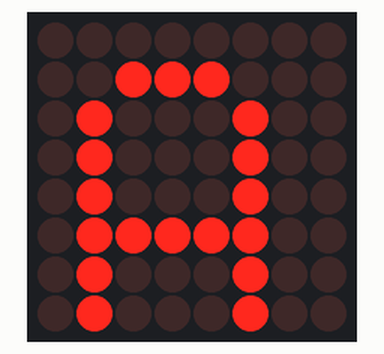
Recording of a sketch running on a simulated Arduino Uno, built with avr-gcc and run on an emulated ATmega328P. Parts: 8×8 LED matrix. Wiring (inferred from the names in the program): HT16K33 LED driver at I2C address 0x70.

Above: at 1.1 s.
At 1.6 s:
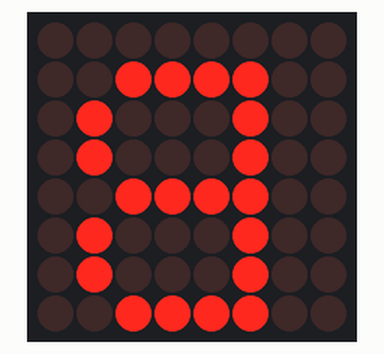
At 2.1 s:
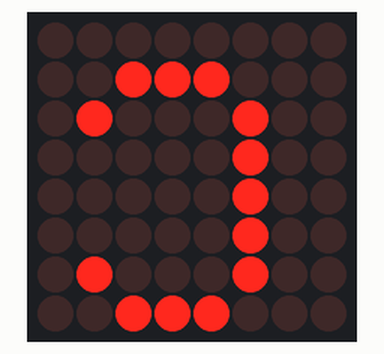
At 2.6 s:
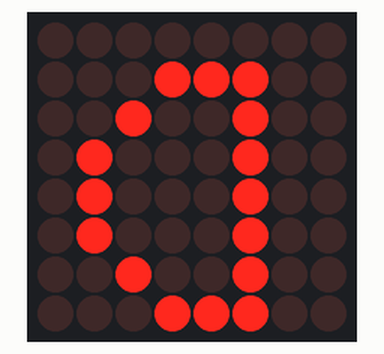
At 3.6 s:
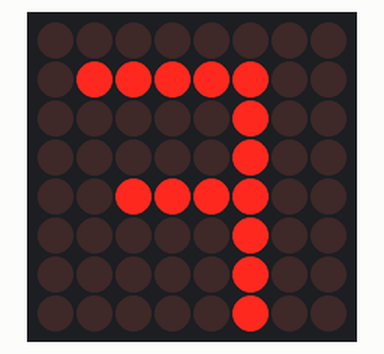
At 4.6 s:
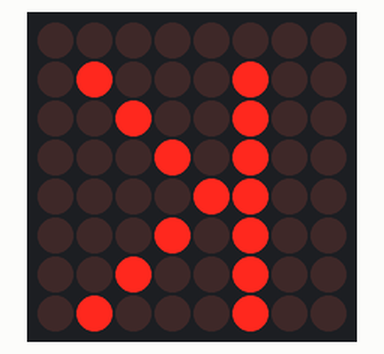

The sketch:

HT16K33_5x7x2.ino
```cpp
// test routine for HT16K33 dot LED driver
// for 8x8dot LED (ex. MOA20UB019G)
// made by Vaphio @ Oct.17, 2026
//

#include <Wire.h>
#include "hankaku_v.h"

const uint8_t HT16K33_addr=0x70;
const uint8_t HT16K33_init[4] = {0x21, 0x81, 0xA0, 0xEA};
const int dotWidth = 10;    // 5x7 dot x 2pcs

char msg[] = "KBDFGK ";
int msgSize = sizeof(msg) / sizeof(msg[0]) - 1;
const long codeSize = msgSize * charWidth;
uint8_t msgCode[256];
uint8_t digCode1[8];
uint8_t digCode2[8];
uint8_t dspCode1[8];
uint8_t dspCode2[8];
int index = 0;

void setup() {
  Wire.begin();
  for (uint8_t cmd : HT16K33_init) {
    sendCmd(cmd);
  }
  clearAll();
  delay(10);
  Serial.begin(9600);
  getCharCode(digCode1, 'K');
  getCharCode(digCode2, 'G');
//  getStrCode(msgCode, msg);
//  cutCode(msgCode, dspCode, index);
  rotCode(digCode1, dspCode1);
  rotCode(digCode2, dspCode2);
  setLED(dspCode1,2);
  delay(1000);
//  prnCode(dspCode1);
}

void loop() {
  char str[] = "ABCDEFGK";
  int size = sizeof(str) / sizeof(str[0]) -1;
  for (int i=0; i<size; i++) {
    getCharCode(digCode1, str[i]);
    rotCode(digCode1, dspCode1);
    setLED(dspCode1, 2);
    delay(500);
  }
  delay(1000);

}

void sendCmd(uint8_t cmd) {
  Wire.beginTransmission(HT16K33_addr);
  Wire.write(cmd);
  Wire.endTransmission();
}

void setLED(uint8_t* code, int offset) {
  for (int i=0; i<charHeight; i++) {
    Wire.beginTransmission(HT16K33_addr);
    Wire.write(i*2+offset);
    Wire.write(code[i]);
    Wire.endTransmission();
  }
}

void prnCode(uint8_t* code) {
  int stack;
  char s[charWidth];
  for (int i=0; i<charHeight; i++) {
    Serial.println(code[i], HEX);
  }
}

void getNumCode(uint8_t* code, int num) {
  for (int i=0; i<charWidth; i++) {
    code[i] = HANV[num+numOffset][i];
  }
}

void getCharCode(uint8_t* code, char alfa) {
  for (int i=0; i<charWidth; i++) {
    code[i] = HANV[alfa-codeOffset][i];
  }
}

void getStrCode(uint8_t* code, uint8_t* str) {
  uint8_t buf[charWidth];
  int offset = 0;
  for (int i=0; i<msgSize; i++) {
    getCharCode(buf, str[i]);
    for (int j=0; j<charWidth; j++) {
      code[j+offset] = buf[j];
    }
    offset += charWidth;
  }
}

void setStr(char* str, uint8_t* scode, uint8_t size) {
  uint8_t buf[charWidth];
  for (int i=0; i<size; i++) {
    getStrCode(buf, str[i]);
    for (int j=0; j<charWidth; j++) {
      scode[j + i*charWidth] = buf[j];
    }
  }
}

void setWindow(uint8_t* code, int offset, int size) {
  for (int i=0; i<dotWidth; i++) {
    Wire.beginTransmission(HT16K33_addr);
    Wire.write(i*2);
    Wire.write(code[(i+offset)%size]);
    Wire.endTransmission();
  }
}

void clearAll() {
  Wire.beginTransmission(HT16K33_addr);
  Wire.write(0x00);
  for (int i=0; i<16; i++) {
    Wire.write(0x00);
  }
  Wire.endTransmission();
}

void cutCode(uint8_t* org, uint8_t* target, int index) {
  for (int i; i<dotWidth; i++) {
    target[i] = org[(i + index) % codeSize];
  }
}

void rotCode(uint8_t* org, uint8_t* target) {
  uint8_t stack;
  for (int i=0; i<8; i++) {
    target[i] = 0x00;
  }
  for (int i=0; i<charWidth; i++) {
    for (int j=0; j<charHeight; j++) {
      target[6-j] = target[6-j] | ((org[i] >> j) & 0x01);
      target[6-j] = target[6-j] << 1;
    }
  }
  for (int i=0; i<charHeight; i++) {
    target[i] = target[i] >> 1;
  }
}
```

hankaku_v.h
```cpp
// 5x7dots font data for dot matrix led
// made by Vaphio @Sept.24,2026

const byte charWidth = 5;
const byte charHeight = 7;
const byte codeOffset = 32;
const byte numOffset = 16;

byte HANV[91][5]={
   { B0000000, B0000000, B0000000, B0000000, B0000000},  //    32
   { B0000000, B0000000, B1111001, B0000000, B0000000},  //  !
   { B0000000, B1110000, B0000000, B1110000, B0000000},  //  "
   { B0010100, B1111111, B0010100, B1111111, B0010100},  //  #
   { B0010010, B0101010, B1111111, B0101010, B0100100},  //  $
   { B1100010, B1100100, B0001000, B0010011, B0100011},  //  %
   { B0110110, B1001001, B1010101, B0100010, B0000101},  //  &
   { B0000000, B1010000, B1100000, B0000000, B0000000},  //  '
   { B0000000, B0011100, B0100010, B1000001, B0000000},  //  (
   { B0000000, B1000001, B0100010, B0011100, B0000000},  //  )
   { B0010100, B0001000, B0111110, B0001000, B0010100},  //  *
   { B0001000, B0001000, B0111110, B0001000, B0001000},  //  +
   { B0000000, B0000101, B0000110, B0000000, B0000000},  //  ,
   { B0001000, B0001000, B0001000, B0001000, B0001000},  //  -
   { B0000000, B0000011, B0000011, B0000000, B0000000},  //  .
   { B0000010, B0000100, B0001000, B0010000, B0100000},  //  /
   { B0111110, B1000101, B1001001, B1010001, B0111110},  //  0
   { B0000000, B0100001, B1111111, B0000001, B0000000},  //  1
   { B0100001, B1000011, B1000101, B1001001, B0110001},  //  2
   { B1000010, B1000001, B1010001, B1101001, B1000110},  //  3
   { B0001100, B0010100, B0100100, B1111111, B0000100},  //  4
   { B1110010, B1010001, B1010001, B1010001, B1001110},  //  5
   { B0011110, B0101001, B1001001, B1001001, B0000110},  //  6
   { B1000000, B1000111, B1001000, B1010000, B1100000},  //  7
   { B0110110, B1001001, B1001001, B1001001, B0110110},  //  8
   { B0110000, B1001000, B1001001, B1001010, B0111100},  //  9
   { B0000000, B0110110, B0110110, B0000000, B0000000},  //  :
   { B0000000, B0000000, B0110101, B0110110, B0000000},  //  ;
   { B0001000, B0010100, B0100010, B1000001, B0000000},  //  <
   { B0010100, B0010100, B0010100, B0010100, B0010100},  //  =
   { B0000000, B1000001, B0100010, B0010100, B0001000},  //  >
   { B0100000, B1000000, B1000101, B1001000, B0110000},  //  ?
   { B0100110, B1001001, B1001111, B1000001, B0111110},  //  @
   { B0111111, B1000100, B1000100, B1000100, B0111111},  //  A
   { B1111111, B1001001, B1001001, B1001001, B0110110},  //  B
   { B0111110, B1000001, B1000001, B1000001, B0100010},  //  C
   { B1111111, B1000001, B1000001, B0100010, B0011100},  //  D
   { B1111111, B1001001, B1001001, B1001001, B1000001},  //  E
   { B1111111, B1001000, B1001000, B1001000, B1000000},  //  F
   { B0111110, B1000001, B1001001, B1001001, B0101111},  //  G
   { B1111111, B0001000, B0001000, B0001000, B1111111},  //  H
   { B0000000, B1000001, B1111111, B1000001, B0000000},  //  I
   { B0000010, B0000001, B1000001, B1111110, B1000000},  //  J
   { B1111111, B0001000, B0010100, B0100010, B1000001},  //  K
   { B1111111, B0000001, B0000001, B0000001, B0000001},  //  L
   { B1111111, B0100000, B0011000, B0100000, B1111111},  //  M
   { B1111111, B0010000, B0001000, B0000100, B1111111},  //  N
   { B0111110, B1000001, B1000001, B1000001, B0111110},  //  O
   { B1111111, B1001000, B1001000, B1001000, B0110000},  //  P
   { B0111110, B1000001, B1000101, B1000010, B0111101},  //  Q
   { B1111111, B1001000, B1001100, B1001010, B0110001},  //  R
   { B0110001, B1001001, B1001001, B1001001, B1000110},  //  S
   { B1000000, B1000000, B1111111, B1000000, B1000000},  //  T
   { B1111110, B0000001, B0000001, B0000001, B1111110},  //  U
   { B1111100, B0000010, B0000001, B0000010, B1111100},  //  V
   { B1111110, B0000001, B0001110, B0000001, B1111110},  //  W
   { B1100011, B0010100, B0001000, B0010100, B1100011},  //  X
   { B1110000, B0001000, B0000111, B0001000, B1110000},  //  Y
   { B1000011, B1000101, B1001001, B1010001, B1100001},  //  Z
   { B0000000, B1111111, B1000001, B1000001, B0000000},  //  [
   { B1010100, B0110100, B0011111, B0110100, B1010100},  //
   { B0000000, B1000001, B1000001, B1111111, B0000000},  //  ]
   { B0010000, B0100000, B1000000, B0100000, B0010000},  //  ^
   { B0000001, B0000001, B0000001, B0000001, B0000001},  //  _
   { B0000000, B0000000, B1000000, B0100000, B0010000},  //  `
   { B0000010, B0010101, B0010101, B0010101, B0001111},  //  a
   { B1111111, B0001001, B0010001, B0010001, B0001110},  //  b
   { B0001110, B0010001, B0010001, B0010001, B0000010},  //  c
   { B0001110, B0010001, B0010001, B0001001, B1111110},  //  d
   { B0001110, B0010101, B0010101, B0010101, B0001100},  //  e
   { B0001000, B0111111, B1001000, B1000000, B0100000},  //  f
   { B0011000, B0100101, B0100101, B0100101, B0111110},  //  g
   { B1111111, B0001000, B0010000, B0010000, B0001111},  //  h
   { B0000000, B0010001, B1011111, B0000001, B0000000},  //  i
   { B0000010, B0000001, B0010001, B1011110, B0000000},  //  j
   { B1111111, B0000100, B0001010, B0010001, B0000000},  //  k
   { B0000000, B1000001, B1111111, B0000001, B0000000},  //  l
   { B0011111, B0010000, B0001100, B0010000, B0001111},  //  m
   { B0011111, B0001000, B0010000, B0010000, B0001111},  //  n
   { B0001110, B0010001, B0010001, B0010001, B0001110},  //  o
   { B0011111, B0010100, B0010100, B0010100, B0001000},  //  p
   { B0001000, B0010100, B0010100, B0001100, B0011111},  //  q
   { B0011111, B0001000, B0010000, B0010000, B0001000},  //  r
   { B0001001, B0010101, B0010101, B0010101, B0000010},  //  s
   { B0010000, B1111110, B0010001, B0000001, B0000010},  //  t
   { B0011110, B0000001, B0000001, B0000010, B0011111},  //  u
   { B0011100, B0000010, B0000001, B0000010, B0011100},  //  v
   { B0011110, B0000001, B0000110, B0000001, B0011110},  //  w
   { B0010001, B0001010, B0000100, B0001010, B0010001},  //  x
   { B0011000, B0000101, B0000101, B0000101, B0011110},  //  y
   { B0010001, B0010011, B0010101, B0011001, B0010001}   //  z
};
```

Measured:
- by itself, everything shown: repeats every 5.0 s, in 8 steps
- what the display in image 0 shows lasts 0.5 s, from 1.0 s to 1.5 s
- what the display in image 5 shows lasts 1.5 s, from 4.5 s to 6.0 s
